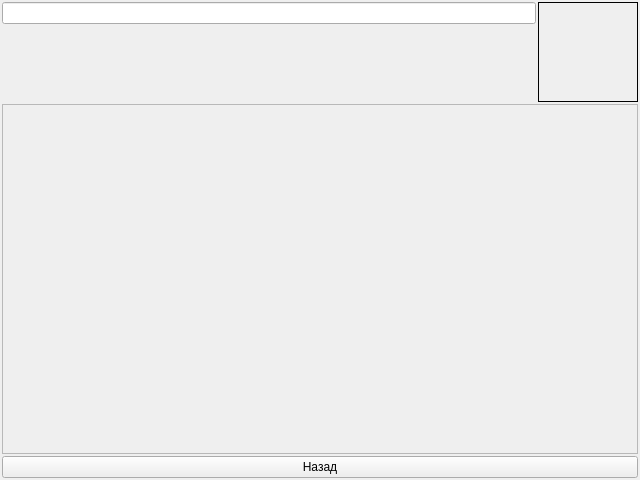
<?xml version="1.0" encoding="UTF-8"?>
<ui version="4.0">
 <class>InfoWindow</class>
 <widget class="QWidget" name="InfoWindow">
  <property name="geometry">
   <rect>
    <x>0</x>
    <y>0</y>
    <width>640</width>
    <height>480</height>
   </rect>
  </property>
  <property name="windowTitle">
   <string>InfoWindow</string>
  </property>
  <layout class="QVBoxLayout" name="verticalLayout_2">
   <property name="spacing">
    <number>2</number>
   </property>
   <property name="margin">
    <number>2</number>
   </property>
   <item>
    <layout class="QHBoxLayout" name="horizontalLayout">
     <item>
      <layout class="QVBoxLayout" name="verticalLayout">
       <item>
        <widget class="QLineEdit" name="Filter"/>
       </item>
       <item>
        <widget class="QLabel" name="FIO">
         <property name="sizePolicy">
          <sizepolicy hsizetype="Preferred" vsizetype="Maximum">
           <horstretch>0</horstretch>
           <verstretch>0</verstretch>
          </sizepolicy>
         </property>
         <property name="text">
          <string/>
         </property>
        </widget>
       </item>
       <item>
        <widget class="QLabel" name="Description">
         <property name="text">
          <string/>
         </property>
         <property name="alignment">
          <set>Qt::AlignLeading|Qt::AlignLeft|Qt::AlignTop</set>
         </property>
        </widget>
       </item>
      </layout>
     </item>
     <item>
      <widget class="QLabel" name="Avatar">
       <property name="minimumSize">
        <size>
         <width>100</width>
         <height>100</height>
        </size>
       </property>
       <property name="maximumSize">
        <size>
         <width>100</width>
         <height>100</height>
        </size>
       </property>
       <property name="styleSheet">
        <string notr="true">border: 1px solid black;
</string>
       </property>
       <property name="text">
        <string/>
       </property>
      </widget>
     </item>
    </layout>
   </item>
   <item>
    <widget class="QScrollArea" name="Items">
     <property name="widgetResizable">
      <bool>true</bool>
     </property>
     <widget class="ItemHolder" name="ItemHolder">
      <property name="geometry">
       <rect>
        <x>0</x>
        <y>0</y>
        <width>634</width>
        <height>341</height>
       </rect>
      </property>
     </widget>
    </widget>
   </item>
   <item>
    <widget class="QPushButton" name="Back">
     <property name="text">
      <string>Назад</string>
     </property>
    </widget>
   </item>
  </layout>
 </widget>
 <customwidgets>
  <customwidget>
   <class>ItemHolder</class>
   <extends>QWidget</extends>
   <header>widgets.itemholder</header>
   <container>1</container>
  </customwidget>
 </customwidgets>
 <tabstops>
  <tabstop>Back</tabstop>
 </tabstops>
 <resources/>
 <connections/>
</ui>
